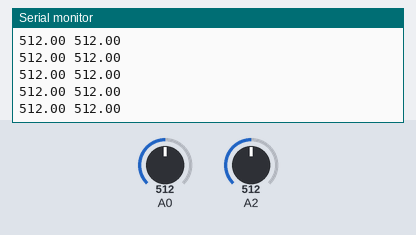
The sketch below on a simulated Arduino Uno, built with avr-gcc and run on an emulated ATmega328P. On the bench: the last lines printed to the serial monitor. Inputs (shaded band) come from the test bench; at power-on: A0 = 512, A2 = 512.

Above: at 1.2 s.
1.3 s: A0 set to 716
At 1.54 s:
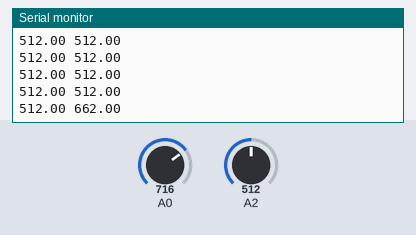
2.8 s: A2 set to 716
At 2.82 s:
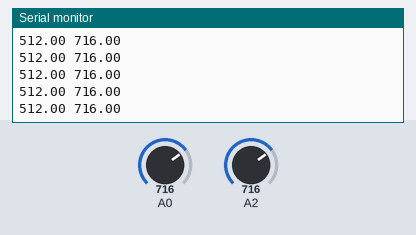
4.3 s: A0 set to 900
At 4.3 s:
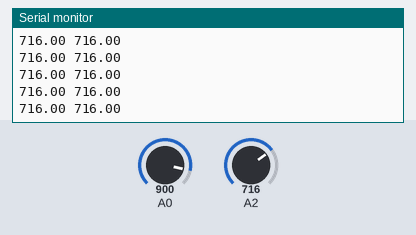
5.8 s: A2 set to 900
At 5.99 s:
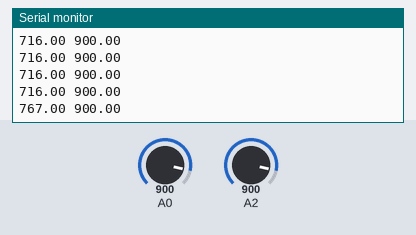
Timing chart, 0 to 8.8 s (numbered marks = the images above; inputs shaded):
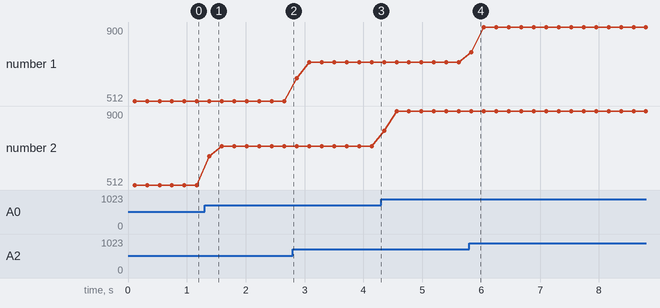

Measured:
- after the input at 1.3 s, the serial monitor: prints a new line after 0.08 s (image 1)
- after the input at 5.8 s, the serial monitor: prints a new line at once (image 4)
- plotted number 2: 512 → 716 after the input at 1.3 s, 716 → 900 after the input at 4.3 s

The sketch:

solarmeter.ino
```cpp
//const double vv = 2.87/1024;
const double vv = 5.0/1023*11989.0/1979;
const double aa = 5.0/1023*10;
const int samples = 50;
void setup() {
  // put your setup code here, to run once:
  Serial.begin(9600);
}

void loop() {
  // put your main code here, to run repeatedly:
  long v = 0;
  long a = 0;
  for(int i = 0; i < samples; ++i)
  {
    v += analogRead(A2);
    a += analogRead(A0);
    delay(2);
  }
  float volts = v/samples; //in Volt
  float amps = a/samples;//in Amp
  //long t = millis()/1000;
  //volts = 0;
  Serial.print(volts);
  Serial.print(" ");
  Serial.println(amps);
  delay(100);
}
```
